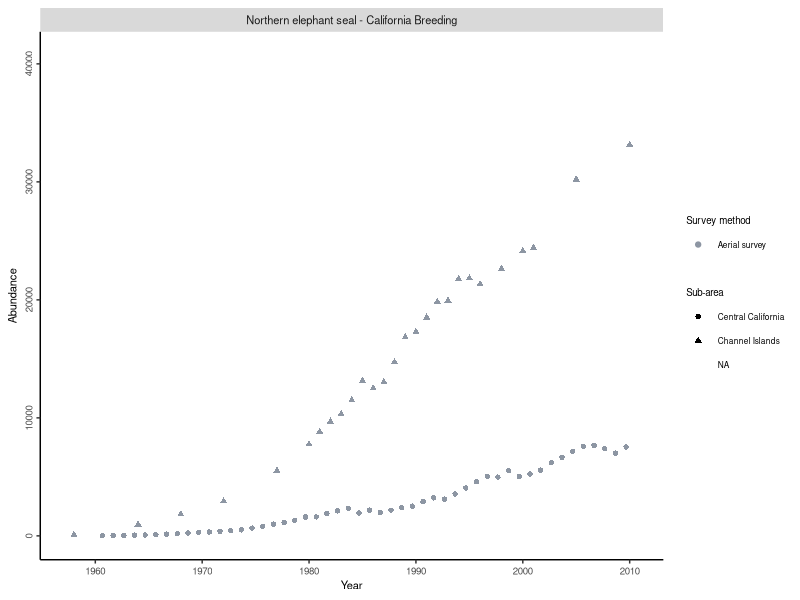
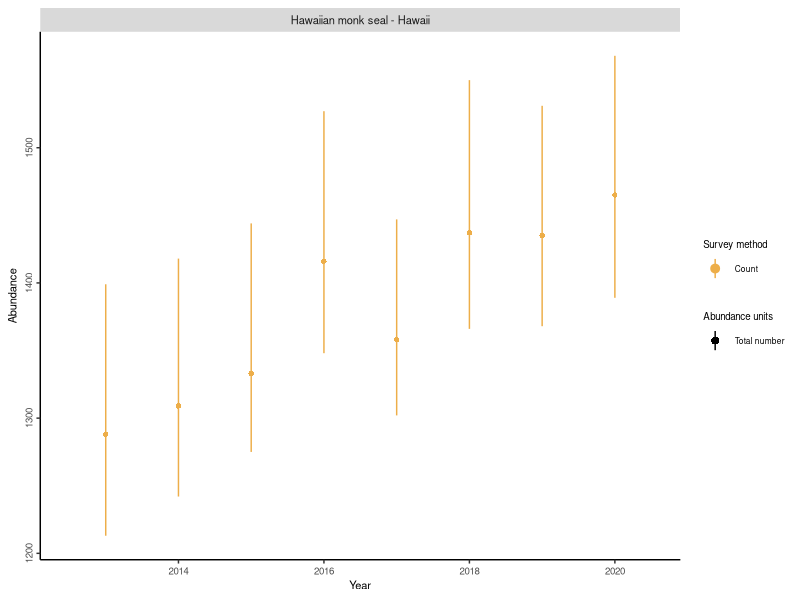
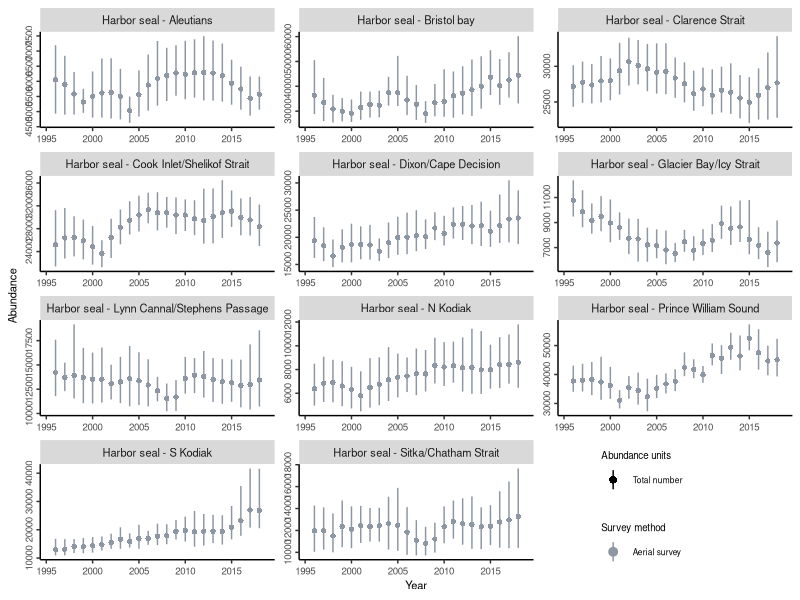
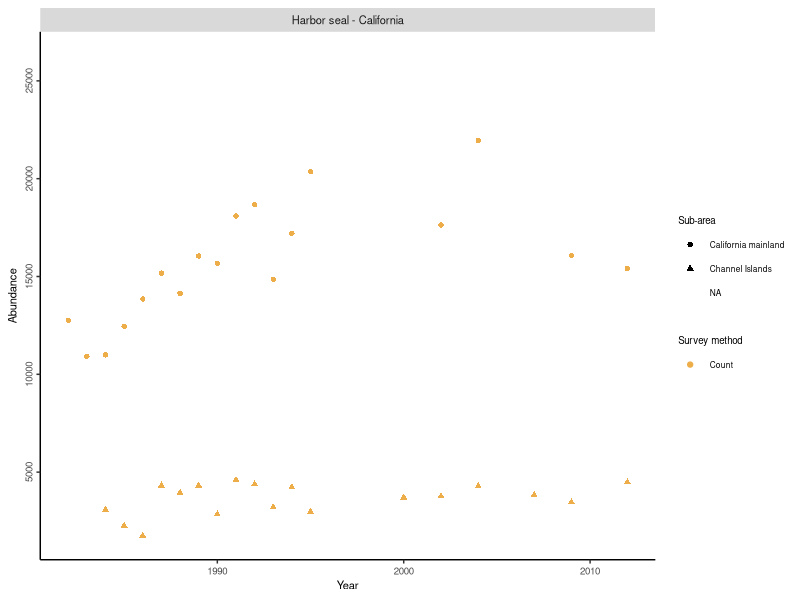
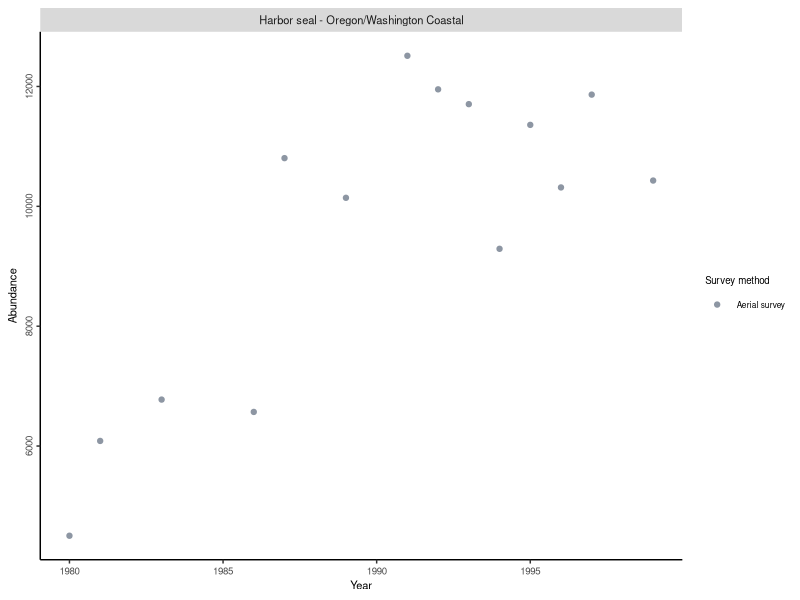
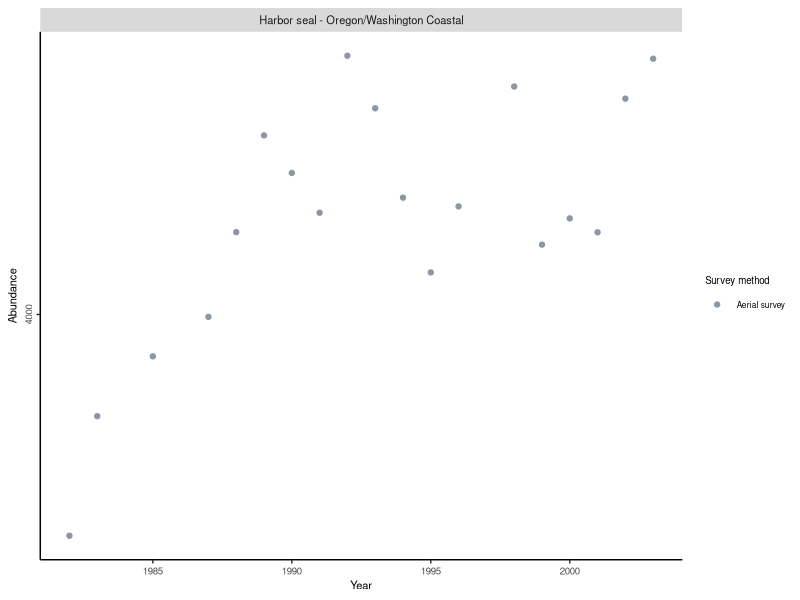
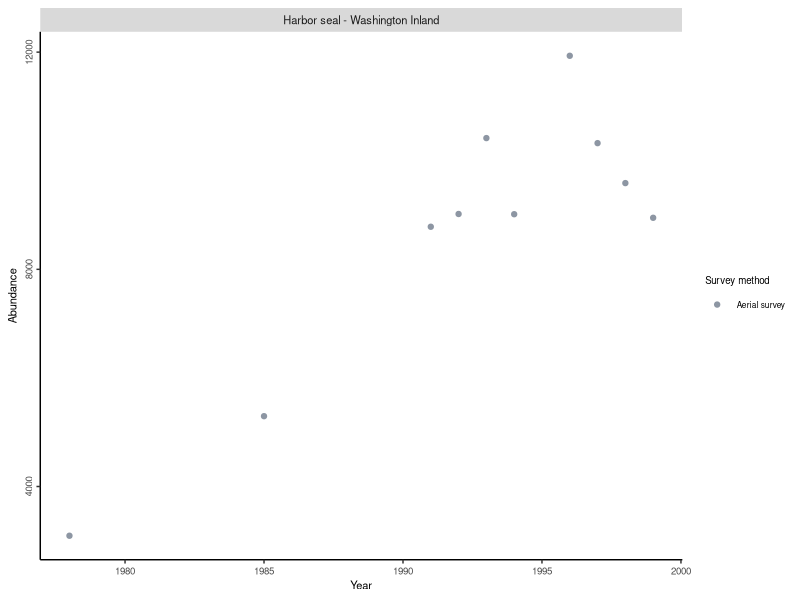
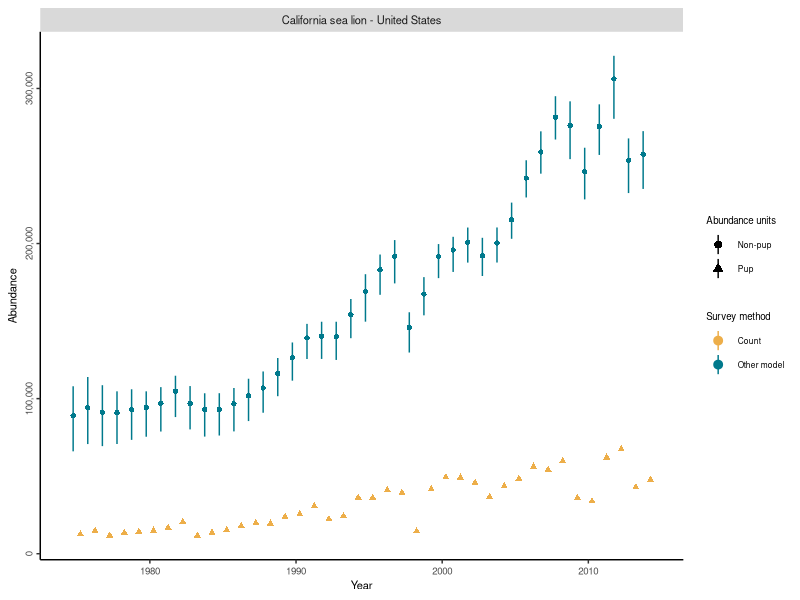

Write R code to recreate these figures, in order. (Note: this script raises an error after producing the figures.)

# clean working environment
rm(list = ls())

# read in package
library(tidyverse)

# set plot directory
plotdir <- "figures"

# read in data
data <- read.csv("data/clean_data/U.S_Abundance_Clean.csv")

data_time_pinniped <- data %>%
  filter(catg1 == "Pinnipeds")

data_time_cetacean <- data %>%
  mutate(catg1 = ifelse(common_name == "Mesoplodont beaked whale", "Cetaceans", catg1)) %>%
  mutate(catg2 = ifelse(common_name == "Mesoplodont beaked whale", "Small whales", catg2)) %>%
  filter(catg1 == "Cetaceans")

data_time_otter <- data %>%
  filter(catg1 == "Fissipeds")


# make time series figure 

base_theme <- theme(axis.text=element_text(size=7),
                    axis.text.y = element_text(angle = 90, hjust = 0.5),
                    axis.title=element_text(size=8),
                    legend.text=element_text(size=6),
                    legend.title=element_text(size=7),
                    strip.text = element_text(size=8),
                    plot.tag =element_text(size=9),
                    plot.title=element_blank(),
                    # Gridlines
                    panel.grid.major = element_blank(),
                    panel.grid.minor = element_blank(),
                    panel.background = element_blank(),
                    axis.line = element_line(colour = "black"),
                    # Legend
                    legend.key = element_rect(fill = NA, color=NA),
                    legend.background = element_rect(fill=alpha('blue', 0)))


# set color palette for survey methods
survey_color <- c("Other model" = "#00798c", "Line-transect" = "#d1495b", "Count" = "#edae49", "Bayesian analysis" = "#66a182", "Mark recapture" = "#2e4057", "Aerial survey" = "#8d96a3")

# Make figure for Phocids

nes <- ggplot(data = data_time_pinniped %>% filter(common_name %in% c("Northern elephant seal")), aes(x = year, y = abundance, color = survey_method)) +
  geom_point(aes(shape = sub_area), position = position_dodge(width = 1))+
  #geom_pointrange(aes(ymin = abundance_low, ymax = abundance_hi, shape = sub_area), position = position_dodge(width = 1), fatten = 1)+
  facet_wrap(.~stock, scales = "free") +
  labs(x = "Year", y = "Abundance")+
  scale_color_manual(name = "Survey method", values = survey_color) +
  scale_shape_discrete(name = "Sub-area") +
  base_theme

nes


hms <- ggplot(data = data_time_pinniped %>% filter(common_name %in% c("Hawaiian monk seal")), aes(x = year, y = abundance, color = survey_method)) +
  geom_point(aes(shape = abundance_units), position = position_dodge(width = 1))+
  geom_pointrange(aes(ymin = abundance_low, ymax = abundance_hi, shape = abundance_units), position = position_dodge(width = 1), fatten = 1)+
  facet_wrap(.~stock, scales = "free") +
  labs(x = "Year", y = "Abundance")+
  scale_color_manual(name = "Survey method", values = survey_color) +
  scale_shape_discrete(name = "Abundance units") +
  base_theme

hms


hs_ak <- ggplot(data = data_time_pinniped %>% filter(common_name == "Harbor seal"&us_region == "Alaska"), aes(x = year, y = abundance, color = survey_method)) +
  geom_point(aes(shape = abundance_units), position = position_dodge(width = 1))+
  geom_pointrange(aes(ymin = abundance_low, ymax = abundance_hi, shape = abundance_units), position = position_dodge(width = 1), fatten = 1)+
  facet_wrap(.~stock, scales = "free", ncol = 3) +
  labs(x = "Year", y = "Abundance")+
  scale_color_manual(name = "Survey method", values = survey_color) +
  scale_shape_discrete(name = "Abundance units") +
  base_theme + theme(legend.position = c(0.8, 0.1))

hs_ak

# Time-series figures below are problematic

hs_ca <- ggplot(data = data_time_pinniped %>% filter(stock == "Harbor seal - California"), aes(x = year, y = abundance, color = survey_method)) +
  geom_point(aes(shape = sub_area))+
  facet_wrap(.~stock, scales = "free", ncol = 3) +
  scale_y_continuous(breaks=seq(0, 30000, 5000)) +
  labs(x = "Year", y = "Abundance")+
  scale_color_manual(name = "Survey method", values = survey_color) +
  scale_shape_discrete(name = "Sub-area") +
  base_theme

hs_ca
 
hs_wa <- ggplot(data = data_time_pinniped %>% filter(stock == "Harbor seal - Oregon/Washington Coastal"&sub_area == "Washignton Coastal"), aes(x = year, y = abundance, color = survey_method)) +
  geom_point()+
  scale_y_continuous(breaks = seq(0, 14000, 2000))+
  facet_wrap(.~stock, scales = "free")+
  labs(x = "Year", y = "Abundance")+
  scale_color_manual(name = "Survey method", values = survey_color)+
  scale_shape_discrete(name = "Sub-area") +
  base_theme

hs_wa

hs_or <- ggplot(data = data_time_pinniped %>% filter(stock == "Harbor seal - Oregon/Washington Coastal"&sub_area == "Oregon Coastal"), aes(x = year, y = abundance, color = survey_method)) +
  geom_point()+
  scale_y_continuous(breaks = seq(0, 6000, 2000)) +
  facet_wrap(.~stock, scales = "free")+
  labs(x = "Year", y = "Abundance")+
  scale_color_manual(name = "Survey method", values = survey_color)+
  scale_shape_discrete(name = "Sub-area") +
  base_theme

hs_or

hs_wa_inland <- ggplot(data = data_time_pinniped %>% filter(stock == "Harbor seal - Washington Inland"), aes(x = year, y = abundance, color = survey_method)) +
  geom_point()+
  scale_y_continuous(breaks = seq(0, 16000, 4000)) +
  facet_wrap(.~stock, scales = "free")+
  labs(x = "Year", y = "Abundance")+
  scale_color_manual(name = "Survey method", values = survey_color)+
  base_theme

hs_wa_inland



# Make figures for Otarrids (fur seal and sea lion)

# California sea lion, Northern fur seal, Steller sea lion

casl <- ggplot(data = data_time_pinniped %>% filter(common_name == "California sea lion"), aes(x = year, y = abundance, color = survey_method)) +
  geom_point(aes(shape = abundance_units), position = position_dodge(width = 1))+
  geom_pointrange(aes(ymin = abundance_low, ymax = abundance_hi, shape = abundance_units), position = position_dodge(width = 1), fatten = 1)+
  scale_y_continuous(labels = scales::comma) +
  facet_wrap(.~stock, scales = "free") +
  labs(x = "Year", y = "Abundance")+
  scale_color_manual(name = "Survey method", values = survey_color) +
  scale_shape_discrete(name = "Abundance units") +
  base_theme

casl

nfs <- ggplot(data = data_time_pinniped %>% filter(common_name == "Northern fur seal"), aes(x = year, y = abundance, color = survey_method)) +
  geom_point(aes(shape = abundance_units), position = position_dodge(width = 1))+
  geom_pointrange(aes(ymin = abundance_low, ymax = abundance_hi, shape = abundance_units), position = position_dodge(width = 1), fatten = 1)+
  scale_y_continuous(labels = scales::comma) +
  facet_wrap(.~stock, scales = "free") +
  labs(x = "Year", y = "Abundance")+
  scale_color_manual(name = "Survey method", values = survey_color) +
  scale_shape_discrete(name = "Abundance units") +
  base_theme

nfs


ssl_e <- ggplot(data = data_time_pinniped %>% filter(stock == "Steller sea lion - Eastern"|parent_stock_id == "STSEALION-E"), aes(x = year, y = abundance, color = survey_method)) +
  geom_point(aes(shape = abundance_units), position = position_dodge(width = 1))+
  geom_pointrange(aes(ymin = abundance_low, ymax = abundance_hi, shape = abundance_units), position = position_dodge(width = 1), fatten = 1)+
  scale_y_continuous(labels = scales::comma) +
  facet_wrap(.~stock, scales = "free") +
  labs(x = "Year", y = "Abundance")+
  scale_color_manual(name = "Survey method", values = survey_color) +
  scale_shape_discrete(name = "Abundance units") +
  base_theme + theme(legend.position = c(0.8, 0.4))

ssl_e

ssl_w <- ggplot(data = data_time_pinniped %>% filter(stock == "Steller sea lion - Western"|parent_stock_id == "STSEALION-W"), aes(x = year, y = abundance, color = survey_method)) +
  geom_point(aes(shape = abundance_units), position = position_dodge(width = 1))+
  geom_pointrange(aes(ymin = abundance_low, ymax = abundance_hi, shape = abundance_units), position = position_dodge(width = 1), fatten = 1)+
  scale_y_continuous(labels = scales::comma) +
  facet_wrap(.~stock, scales = "free") +
  labs(x = "Year", y = "Abundance")+
  scale_color_manual(name = "Survey method", values = survey_color) +
  scale_shape_discrete(name = "Abundance units") +
  base_theme + theme(legend.position = c(0.4, 0.2))

ssl_w

# Make figure for sea otters

otter <- ggplot(data = data_time_otter, aes(x = year, y = abundance, color = survey_method)) +
  geom_point(aes(shape = abundance_units), position = position_dodge(width = 1))+
  #geom_pointrange(aes(ymin = abundance_low, ymax = abundance_hi, shape = abundance_units), position = position_dodge(width = 1), fatten = 1)+
  scale_y_continuous(labels = scales::comma) +
  facet_wrap(.~stock, scales = "free") +
  labs(x = "Year", y = "Abundance")+
  scale_color_manual(name = "Survey method", values = survey_color) +
  scale_shape_discrete(name = "Abundance units") +
  base_theme

otter





# Make figure for Cetaceans

# set color palette for survey methods
survey_color <- c("Other model" = "#00798c", "Line-transect" = "#d1495b", "Count" = "#edae49", "Bayesian analysis" = "#66a182", "Mark recapture" = "#2e4057", "Aerial survey" = "#8d96a3")

large_whale <- ggplot(data = data_time_cetacean %>% filter(catg2 == "Large whales"), aes(x = year, y = abundance, color = survey_method)) +
  geom_point(aes(shape = abundance_units), position = position_dodge(width = 1))+
  geom_pointrange(aes(ymin = abundance_low, ymax = abundance_hi, shape = abundance_units), position = position_dodge(width = 1), fatten = 1)+
  facet_wrap(.~stock, scales = "free", ncol = 3) +
  labs(x = "Year", y = "Abundance")+
  scale_color_manual(name = "Survey method", values = survey_color) +
  scale_shape_discrete(name = "Abundance units") +
  base_theme+theme(legend.position = "none")

large_whale

small_whale <- ggplot(data = data_time_cetacean %>% filter(catg2 == "Small whales"), aes(x = year, y = abundance, color = survey_method)) +
  geom_point(aes(shape = abundance_units), position = position_dodge(width = 1))+
  geom_pointrange(aes(ymin = abundance_low, ymax = abundance_hi, shape = abundance_units), position = position_dodge(width = 1), fatten = 1)+
  facet_wrap(.~stock, scales = "free", ncol = 3) +
  labs(x = "Year", y = "Abundance")+
  scale_color_manual(name = "Survey method", values = survey_color) +
  scale_shape_discrete(name = "Abundance units") +
  base_theme+theme(legend.position = "none")

small_whale

dol_por <- ggplot(data = data_time_cetacean %>% filter(catg2 %in% c("Dolphins", "Porpoise")), aes(x = year, y = abundance, color = survey_method)) +
  geom_point(aes(shape = abundance_units), position = position_dodge(width = 1))+
  geom_pointrange(aes(ymin = abundance_low, ymax = abundance_hi, shape = abundance_units), position = position_dodge(width = 1), fatten = 1)+
  facet_wrap(.~stock, scales = "free", ncol = 3) +
  labs(x = "Year", y = "Abundance")+
  scale_color_manual(name = "Survey method", values = survey_color) +
  scale_shape_discrete(name = "Abundance units") +
  base_theme+theme(legend.position = "none")

dol_por



# save the time-series figures for whales
ggsave(large_whale, filename = file.path(plotdir, "Fig1a_large_whale_time_series.png"),
       width = 8, height = 8, units = "in", dpi = 600)

ggsave(small_whale, filename = file.path(plotdir, "Fig1b_small_whale_time_series.png"),
       width = 10, height = 10, units = "in", dpi = 600)

ggsave(dol_por,  filename = file.path(plotdir, "Fig1c_dolphin_porpoise_time_series.png"),
       width = 10, height = 10, units = "in", dpi = 600)

# save the time-series figures for Phocids (seal)

ggsave(nes, filename = file.path(plotdir, "Fig2a_Northern_elephant_seal_time_series.png"),
       width = 6, height = 6, units = "in", dpi = 600)

ggsave(hms, filename = file.path(plotdir, "Fig2b_Hawaiian_monk_seal_time_series.png"),
       width = 6, height = 6, units = "in", dpi = 600)

ggsave(hs_ak, filename = file.path(plotdir, "Fig2c_Harbor_seal_Alaska_time_series.png"),
       width = 8, height = 8, units = "in", dpi = 600)

# save the time-series figures for Otarrids (sealion)

ggsave(casl, filename = file.path(plotdir, "Fig3a_California_sea_lion_time_series.png"),
       width = 6, height = 6, units = "in", dpi = 600)

ggsave(nfs, filename = file.path(plotdir, "Fig3b_Northern_fur_seal_time_series.png"),
       width = 8, height = 8, units = "in", dpi = 600)

ggsave(ssl_e, filename = file.path(plotdir, "Fig3c_Steller_sea_lion_eastern_time_series.png"),
       width = 8, height = 8, units = "in", dpi = 600)

ggsave(ssl_w, filename = file.path(plotdir, "Fig3d_Steller_sea_lion_western_time_series.png"),
       width = 8, height = 8, units = "in", dpi = 600)

# save the time-series figure for sea otter

ggsave(otter, filename = file.path(plotdir, "Fig4a_sea_otter_time_series.png"),
       width = 6, height = 4, units = "in", dpi = 600)
